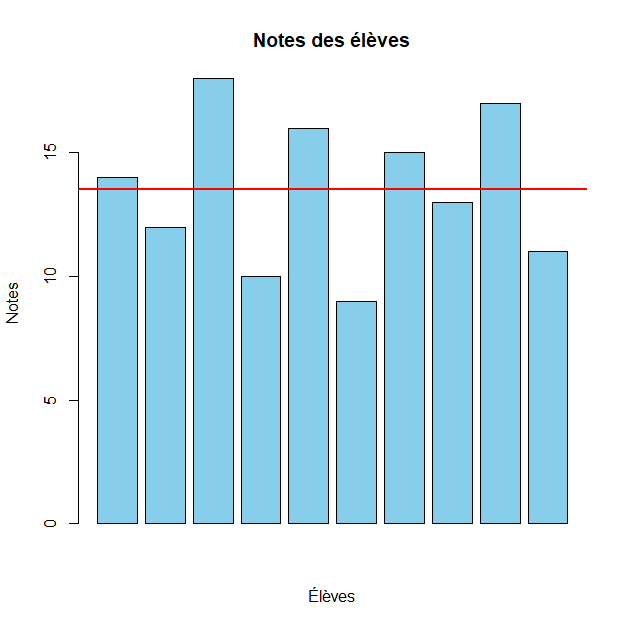

The R source for this figure:
# notes_graph.R
notes <- c(14, 12, 18, 10, 16, 9, 15, 13, 17, 11)

moyenne <- mean(notes)
somme <- sum(notes)
note_max <- max(notes)
note_min <- min(notes)

print(paste("Moyenne :", moyenne))
print(paste("Somme :", somme))
print(paste("Note maximale :", note_max))
print(paste("Note minimale :", note_min))

barplot(notes, main="Notes des élèves", xlab="Élèves", ylab="Notes", col="skyblue")
abline(h = moyenne, col = "red", lwd = 2)
